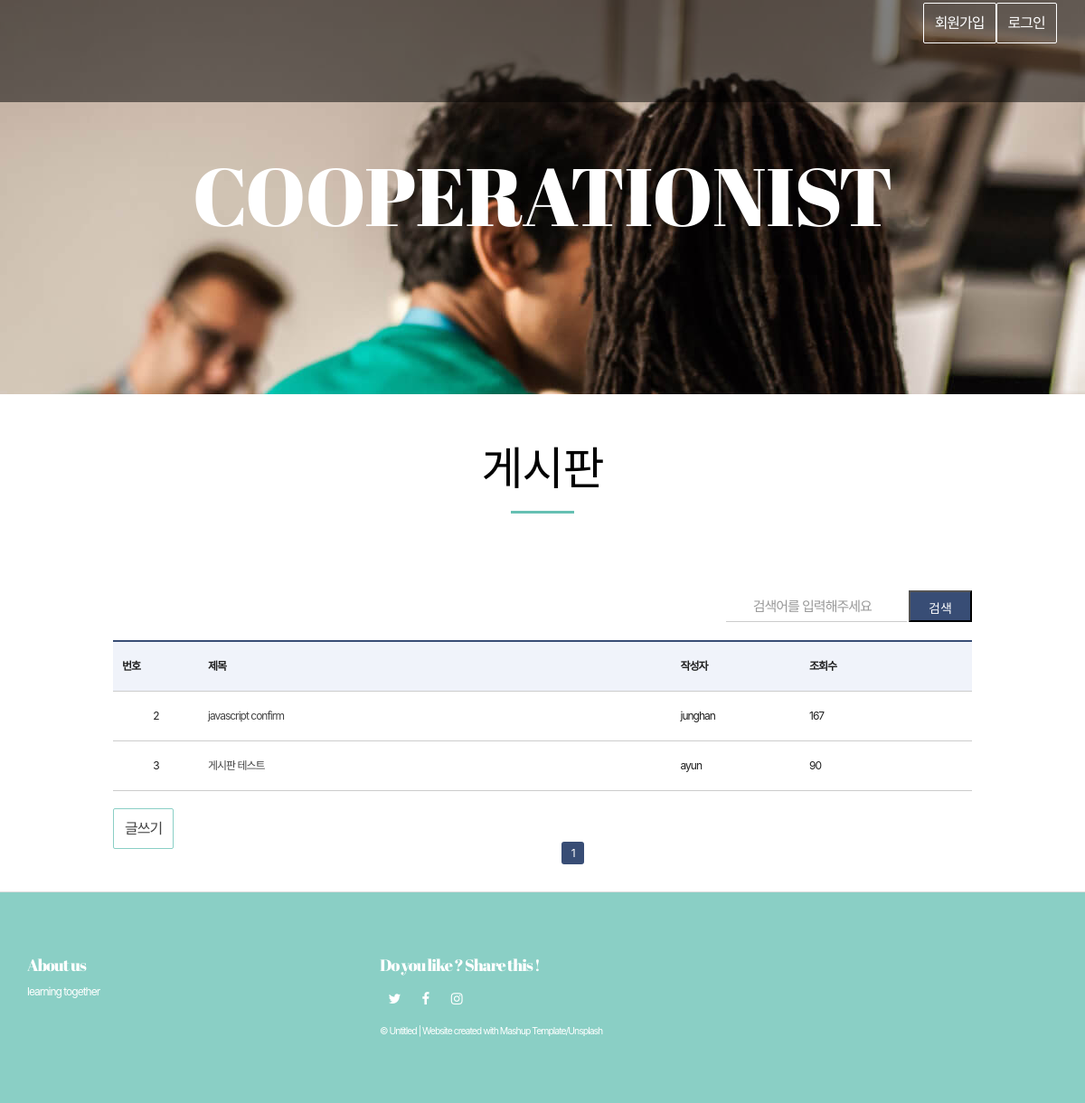
/viewList/, run on an earlier commit of the app's database.
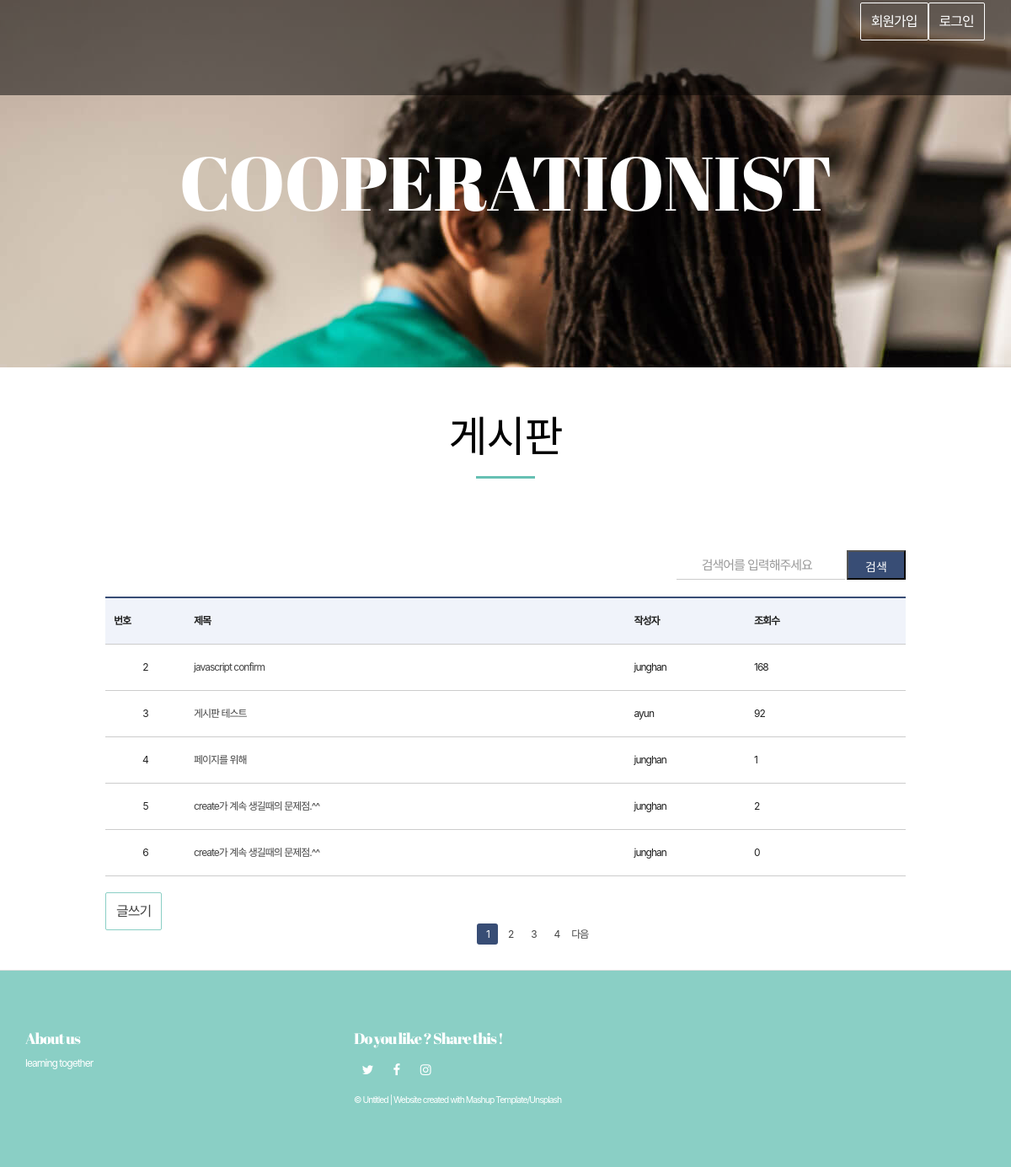
And on a later commit of the database.
### web01/models.py (models this page shows)
class Content(models.Model):
    objects = models.Manager()
    title = models.CharField(max_length=105)
    context = models.CharField(max_length=225)
    cnt = models.IntegerField(default=0)
    userId = models.ForeignKey(User, on_delete=models.CASCADE)

class User(models.Model):
    objects = models.Manager()
    user_id = models.CharField(max_length=50)
    password = models.CharField(max_length=50)

### web01/views.py (the view)
# urls.py: re_path(r'viewList/$', views.viewList, name="viewList"),
def viewList(request):
    contents = Content.objects.all()
    page = request.GET.get('page',1)
    paginator = Paginator(contents,5)
    page_obj = paginator.get_page(page)
    return render(request,"web01/list.html", {'contents':page_obj})

### web01/templates/web01/list.html (shortened to what this page needs)
{% extends 'web01/base.html' %}
{% block content %}
		<br><br>
        <div class="section-container-spacer">
            <h2 class="text-center">게시판</h2>
		</div>
		<div class="bodytext_area box_inner">
			<form action="./listSearch/" method="GET" class="minisrch_form">
				<fieldset>
					<input type="text" name="text" class="tbox" title="검색어를 입력해주세요" placeholder="검색어를 입력해주세요">
                    <button type="submit" class="btn_srch">검색</button>
				</fieldset>
            </form>
			<table class="bbsListTbl" summary="번호,제목,조회수 등을 제공하는 표">
				<thead>
					<tr>
						<th scope="col">번호</th>
						<th scope="col">제목</th>
						<th scope="col">작성자</th>
						<th scope="col">조회수</th>
					</tr>
                </thead>
				<tbody>
				{% if contents %}
					{% for content in contents %}
					<form action="./moreView/?id={{content.id}}" method="GET">
                        <div name='content'>
                            <tr>
                                <td>{{ content.id }}</td>
								<td class="tit_notice"><a href="./moreView/?id={{content.id}}">{{content.title}}</a></td>
                                <td class="tit_notice">{{content.userId.user_id}}</a> </td>
                                <td class="tit_notice">{{content.cnt}}</a> </td>
                            </tr>
                        </div>
                    </form>
					{% endfor %}
				{% endif %}
				</tbody>
			</table>
			<br>
			<a href="{% url 'listForm' %}" class="btn btn-default navbar-btn" >글쓰기</a>
			<div class="pagination">
			{% for page_number in contents.paginator.page_range %}
			{% if page_number >= contents.number|add:-3 and page_number <= contents.number|add:3 %}
				{% if page_number == contents.number %}
				<a href="./?page={{ page_number }}"><span class="pagenum currentpage">{{page_number}}</span></a>
				{% else %}
				<a href="./?page={{ page_number }}"><span class="pagenum ">{{page_number}}</span></a>
				{% endif %}
			{% endif %}
			{% endfor %}
			{% if contents.has_next %}
			<a href="./?page={{ contents.next_page_number }}"><span class="pagenum ">다음</span></a>
			{% endif %}
		</div>
		</div>
{% endblock %}

### web01/templates/web01/base.html (shortened to what this page needs)
{% load static %}
<!DOCTYPE html>
<html lang="en">
<head>
  <link rel="stylesheet" href="{% static 'css/common.css' %}">
  <link href="{% static 'main.97292821.css'%}" rel="stylesheet"></head>
<body>
<header>
  <nav class="navbar navbar-inverse navbar-fixed-top">
    <div class="container">
      <div class="navbar-collapse">
        <button type="button" class="close" aria-label="Close"><span aria-hidden="true">&times;</span></button>
        <ul class="nav navbar-nav navbar-right white-text-container">
            {% if request.session.user %}
                <p>
                    <h4> {{ request.session.user }} 님, 환영합니다.</h4>
                    <a href="{%url 'myPage'%}" class="btn btn-default navbar-btn" >마이페이지</a>
                    <a href="{%url 'logout'%}" class="btn btn-default navbar-btn" >로그아웃</a> &nbsp;
                    <!-- <a href="#" role="tab" class="tab MY_TAB_NOTI" aria-selected="false" data-service="noti" data-clk="nmy.alert">알림<div class="badge_box">&nbsp;&nbsp;&nbsp;
                    <i class="badge_new">29</i></div></a> -->
                </p>
            {% else %}
                <p>
                    <a href="{% url 'join' %}" class="btn btn-default navbar-btn" >회원가입</a>
                    <a href="{% url 'login'%}" class="btn btn-default navbar-btn" >로그인</a>
                </p>
            {% endif %}
        </ul>
      </div>
    </div>
  </nav>
</header>
 <div class="background-image-container white-text-container" >
    <div class="overlay"></div>
    <div class="container">
        <div class="row">
                <a href="{% url 'index'%}" class="col-xs-12">
                    <h1>COOPERATIONIST</h1>
                </a>
                <p class="nav navbar-nav navbar-right white-text-container">It will be even better if we share it together.</p>
            </div>
        </div>
    </div>
{% block content %}
{% endblock %}
<footer class="footer-container white-text-container">
    <div class="container">
        <div class="row">
                <div class="col-md-4">
                    <h4>About us</h4>
                    <p>learning together</p>
                </div>
                <div class="col-md-4">
                    <h4>Do you like ? Share this !</h4>
                    <div>
                        <p>
                            <a href="https://www.twitter.com" class="fa-icon" title="">
                            <i class="fa fa-twitter" aria-hidden="true"></i>
                            </a>
                            <a href="https://www.facebook.com" class="fa-icon" title="">
                                <i class="fa fa-facebook" aria-hidden="true"></i>
                            </a>
                            <a href="https://www.instagram.com" class="fa-icon" title="">
                                <i class="fa fa-instagram" aria-hidden="true"></i>
                            </a>
                        </p>
                    </div>
                    <div>
                        <p><small>© Untitled | Website created with <a href="http://www.mashup-template.com/" title="Create website with free html template">Mashup Template</a>/<a href="https://www.unsplash.com/" title="Beautiful Free Images">Unsplash</a></small></p>
                    </div>
                </div>
        </div>
    </div>
</footer>

### static/css/common.css (style rules this page uses)
html, body, div, span, applet, object, iframe, h1, h2, h3, h4, h5, h6, p, blockquote, pre, a, abbr, acronym, address, big, cite, code, del, dfn, em, img, ins, kbd, q, s, samp, small, strike, strong, sub, sup, tt, var, b, u, i, center, dl, dt, dd, ol, ul, li, fieldset, form, label, legend,button, table, caption, tbody, tfoot, thead, tr, th, td, article, aside, canvas, details, embed, figure, figcaption, footer, header, hgroup, menu, nav, output, ruby, section, summary, time, mark, audio, video { margin:0; padding:0; }
h1, h2, h3, h4, h5, h6 { font-weight:normal; font-size:inherit; }
article, aside, details, figcaption, figure, footer, header, hgroup, menu, nav, section { display:block; }
body { line-height:1; }
img, fieldset, a { border:none; }
table, thead, tbody, tfoot { border-collapse:collapse; border-spacing:0; border:0 none; }
ul, ol, li { list-style:none; }
input, select, textarea, button, form img, label { vertical-align:middle; }
a { text-decoration:none; }
a:link { color:#444; }
input[type=text] { -webkit-appearance:none; box-sizing:border-box; display:inline-block; height:45px; padding:0 10px; border:1px solid #ccc; background-color:#fff; line-height:normal; font-size:15px; }
html { height:100%; }
body { height:100%; font-family:'Malgun Gothic','맑은 고딕',sans-serif; font-size:16px; letter-spacing:-1px; color:#444; white-space:normal; word-wrap:break-word; }
input, select, textarea { box-sizing:border-box; font-size:15px; font-family:'Malgun Gothic','맑은 고딕',sans-serif; letter-spacing:-1px; color:#444; -webkit-appearance:none; }
input, textarea { -webkit-appearance:none; border-radius:0; }
* { -webkit-text-size-adjust:none; }
.btn_srch { display:inline-block; width:70px; text-align:center; height:35px; font-size:14px; line-height:35px; vertical-align:middle; background:#384d75; color:#fff !important; }
.box_inner { width:1050px; margin:0 auto; }
header { position:absolute; left:0; top:0; width:100%; height:113px; background:rgba(0,0,0,0.5); z-index:100; }
footer { border-top:1px solid #ddd; }
.bodytext_area { box-sizing:border-box; padding:55px 50px 0; }
.minisrch_form { width:100%; text-align:right; margin-bottom:20px; }
.minisrch_form .tbox { padding:0 5px 0 30px; width:200px; height:35px; line-height:35px; border:none; border-bottom:1px solid #ccc; background:url('../img/ico_search.png') no-repeat 10px 50%; background-size:15px; }
.bbsListTbl { width:100%; border-top:2px solid #384d75; }
.bbsListTbl th, .bbsListTbl td { padding:10px; box-sizing:border-box; height:55px; }
.bbsListTbl th { border-bottom:1px solid #ccc; background:#f0f3fa; }
.bbsListTbl td { text-align:center; line-height:1.3; border-bottom:1px solid #ccc; }
.bbsListTbl td.tit_notice { text-align:left; }
.bbsListTbl td:nth-child(1) { width:10%; }
.bbsListTbl td:nth-child(2) { width:55%; }
.bbsListTbl td:nth-child(3) { width:15%; }
.bbsListTbl td:nth-child(4) { width:20%; }
.pagination { padding:40px 0 0; text-align:center; }
.pagination a { display:inline-block; }
.pagination a .pagenum { display:inline-block; width:25px; height:25px; line-height:25px; text-align:center; vertical-align:middle; }
.pagination a .currentpage { border-radius:3px; background:#384d75; color:#fff; }

### web01/templates/web01/base.html (style rules this page uses)
i { font-style: normal; }
body, button, input, select, table, textarea { font-size: 12px; line-height: 16px; color: #202020; font-family: -apple-system,BlinkMacSystemFont,"Malgun Gothic","맑은 고딕",helvetica,"Apple SD Gothic Neo",sans-serif; }

What changed in the data, as far as the page shows it:
changed Content "javascript confirm": cnt "167" → "168"
changed Content "게시판 테스트": cnt "90" → "92"
added Content: id "4", title "페이지를 위해", userId.user_id "junghan", cnt "1"
added Content: id "5", title "create가 계속 생길때의 문제점.^^", userId.user_id "junghan", cnt "2"
added Content: id "6", title "create가 계속 생길때의 문제점.^^", userId.user_id "junghan", cnt "0"
Also different on the page:
new list line: "2"
new list line: "3"
new list line: "4"
text now shown: "다음"
